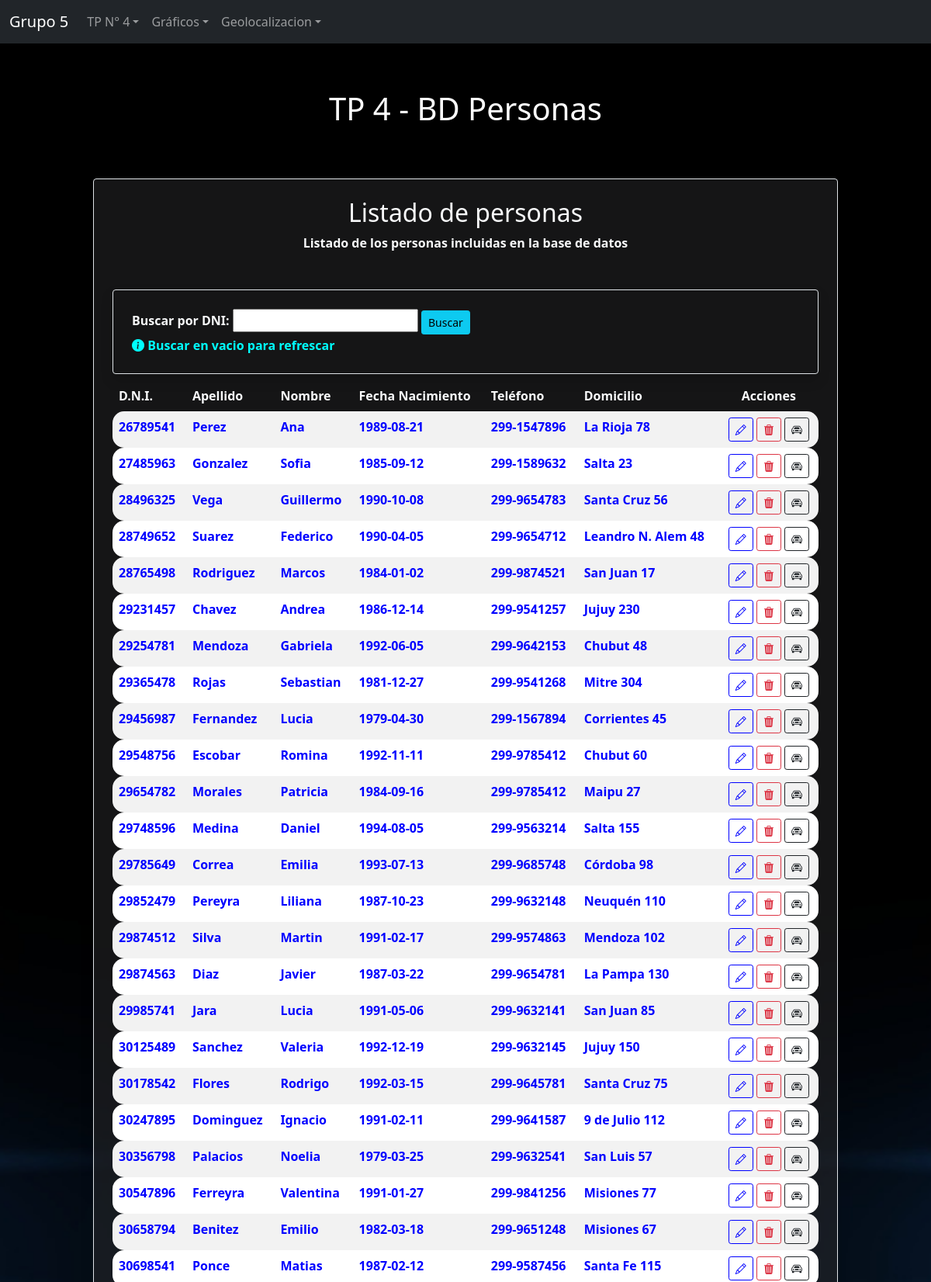
The page /Vista/persona/persona_index.php (upper part) on the database its author committed.
### tables this page shows
CREATE TABLE `persona` (
  `NroDni` varchar(10) NOT NULL,
  `Apellido` varchar(50) NOT NULL,
  `Nombre` varchar(50) NOT NULL,
  `fechaNac` date NOT NULL,
  `Telefono` varchar(20) NOT NULL,
  `Domicilio` varchar(200) NOT NULL,
  PRIMARY KEY  (`NroDni`)
);

### Util/funciones.php (called while the page is built, shortened)
<?php
spl_autoload_register(function ($class_name){
    $directorys = array(
        $GLOBALS['ROOT'].'Modelo/',
        $GLOBALS['ROOT'].'Modelo/Conector/',
        $GLOBALS['ROOT'].'Control/'
        );
});
?>

### Modelo/Persona.php (called while the page is built, shortened)
<?php
class Persona {
    private $nroDni;
    private $apellido;
    private $nombre;
    private $fechaNac;
    private $telefono;
    private $domicilio;
    public function __construct(){
        $this->nroDni="";
        $this->apellido = "";
        $this->nombre = "";
        $this->fechaNac = "";
        $this->telefono = "";
        $this->domicilio="";
    }
    public function getNroDni(){
        return $this->nroDni;
    }
    public function setNroDni($valor){
        $this->nroDni = $valor;
    }
    public function getApellido(){
        return $this->apellido;
    }
    public function setApellido($valor){
        $this->apellido = $valor;
    }
    public function getNombre(){
        return $this->nombre;
    }
    public function setNombre($valor){
        $this->nombre = $valor;
    }
    public function getFechaNac(){
        return $this->fechaNac;
    }
    public function setFechaNac($valor){
        $this->fechaNac = $valor;
    }
    public function getTelefono(){
        return $this->telefono;
    }
    public function setTelefono($valor){
        $this->telefono = $valor;
    }
    public function getDomicilio(){
        return $this->domicilio;
    }
    public function setDomiciliot($valor){
        $this->domicilio = $valor;
    }
    public static function listar($parametro=""){
        $arreglo = array();
        $base = new BaseDatos();
        $sql = "SELECT * FROM persona ";
        if ($parametro != "") {
            $sql .= " WHERE " .$parametro;
        }
        $res = $base->Ejecutar($sql);
        if($res > -1){
            if($res > 0){
                while ($row = $base->Registro()){
                    $obj = new Persona();
                    $obj->setear($row['NroDni'], $row['Apellido'], $row['Nombre'], $row['fechaNac'], $row['Telefono'], $row['Domicilio']);
                    array_push($arreglo, $obj);
                }
            }
        }else{
            self::setmensajeoperacion("Persona->listar: ".$base->getError());
        }
        return $arreglo;
    }
}
?>

### Modelo/Conector/BaseDatos.php (called while the page is built, shortened)
<?php
class BaseDatos extends PDO {
  	private $indice;
  	private $resultado;
    public function __construct(){
        $this->indice =0;
    }
    public function setSQL($e){
        return "\n".$this->sql = $e;
    }
    public function Ejecutar($sql){
        if ( stristr($sql,"select")){
            $resp =  $this->EjecutarSelect($sql);
        }
        return $resp;
   }
   private function EjecutarSelect($sql){
       $cant = -1;
       $resultado=parent::query($sql);
       if(!$resultado){
           $this->analizarDebug();
       }else {
          $arregloResult = $resultado->fetchAll();
          $cant = count($arregloResult);
       }
       return $cant;
   }
   public function Registro() {
       $filaActual = false;
       $indiceActual = $this->getIndice();
       if ($indiceActual>=0) {
           $filas = $this->getResultado();
           if($indiceActual<count($filas)){
               $filaActual =  $filas[$indiceActual];
           }else {
               $this->setIndice(-1);
           }
       }
       return $filaActual;
   }
   private function setIndice ($valor){
       $this->indice = $valor;
   }
   private function getIndice (){
       return $this->indice;
   }
   private function setResultado($valor){
       $this->resultado = $valor;
   }
   private function getResultado(){
      return $this->resultado;
   }
}

### Control/AbmPersona.php (called while the page is built, shortened)
<?php
class AbmPersona{
    public function buscar($param){
        $where = " true ";
        $arreglo = Persona::listar($where);
        return $arreglo;
    }
}
?>

### Vista/persona/persona_index.php (the view, shortened to what this page needs)
<?php
    $titulo = "TP 4 - BD Personas";
    include_once '../Estructura/header.php';
    $objAbmPersona = new AbmPersona();
    $listaPersona = $objAbmPersona->buscar(null);
?>
<div class="divtitulo">
    <h1><?php echo $titulo;?></h1>
</div>
<div class="container_persona mt-5 p-4 border rounded shadow text-light">
  <div class="text-center mb-4">
    <h2>Listado de personas</h2>
    <p>Listado de los personas incluidas en la base de datos</p>
  </div>
  <div class="mb-2">
    <form action="persona_index.php" method="post" class="container mt-5 p-4 border rounded shadow" novalidate>
        <label for="buscar" class="form-label fw-bold">Buscar por DNI:</label>
        <input name="NroDni" id="NroDni" type="text" pattern="[0-9]{0,8}" >
        <input type="submit" name="buscar" id="buscar" class="btn btn-info btn-sm" role="button" value="Buscar">
        <div class="text-important"><i class="bi bi-info-circle-fill"></i> Buscar en vacio para refrescar</div>
    </form>
  </div>
  <table class="table table-hover table-striped ">
    <thead>
      <tr class="text-light mb-4">
        <th>D.N.I.</th>
        <th>Apellido</th>
        <th>Nombre</th>
        <th>Fecha Nacimiento</th>
        <th>Teléfono</th>
        <th>Domicilio</th>
        <th class="text-center">Acciones</th>
      </tr>
    </thead>
    <tbody>
    <?php
        if( count($listaPersona) > 0){
            foreach ($listaPersona as $objPersona) {
                echo '<tr><td>'.$objPersona->getNroDni().'</td>';
                echo '<td>'.$objPersona->getApellido().'</td>';
                echo '<td>'.$objPersona->getNombre().'</td>';
                echo '<td>'.$objPersona->getFechaNac().'</td>';
                echo '<td>'.$objPersona->getTelefono().'</td>';
                echo '<td>'.$objPersona->getDomicilio().'</td>';
                echo '<td class="text-center"><a href="persona_editar.php?NroDni='.$objPersona->getNroDni().'" class="btn btn-color btn-sm" role="button"><i class="bi bi-pencil"></i></a>  ';
                echo '<a href="persona_accion.php?accion=borrar&NroDni='.$objPersona->getNroDni().'" class="btn btn-outline-danger btn-sm" role="button"><i class="bi bi-trash3-fill"></i></a>   ';
                echo '<a href="../auto/autos_persona.php?NroDni='.$objPersona->getNroDni().'" class="btn btn-outline-dark btn-sm" role="button"><i class="bi bi-car-front"></i></a></td></tr>';
              }
        }
    ?>
    </tbody>
  </table>
  <br><br>
  <br><br>
  <br><br>
</div>
<?php include_once '../Estructura/footer.php'; ?>

### Vista/css/estilos.css (style rules this page uses)
body { padding-bottom: 100px; background-image: url(../../Archivos/flechas.jpg); background-size: cover; background-repeat: no-repeat; background-position: center; }
.text-important { color:aqua; }
.container_auto, .container_persona { color: white; font-weight: bold; margin-top: 5px; width: 80%; margin-left: 10%; padding: 5px; text-align: justify; background-color: rgba(42, 42, 44, 0.5); border-radius: 15px; }
.btn-color { color: blue; background-color: transparent; border: 1px solid blue; transition: background-color 0.3s, color 0.3s; }
.table-striped tbody tr td:first-child { border-top-left-radius: 15px; border-bottom-left-radius: 15px; overflow: hidden; }
.table-striped tbody tr td:last-child { border-top-right-radius: 15px; border-bottom-right-radius: 15px; overflow: hidden; }
.table-striped { border-collapse: separate; border-spacing: 0; }
.table-striped td { border: none; }
.table-striped th { border: none; }
.table-striped tbody tr { color: blue; }
.table-striped tbody tr:nth-of-type(odd) { background-color: white; color: blue; }
.table-striped tbody tr:nth-of-type(even) { background-color: white; color: blue; }
.divtitulo { background-color: transparent; color: white; font-weight: bold; width: 100%; margin: 0; padding: 10px; padding-top: 5%; text-align: center; box-sizing: border-box; }

### rows shown on the page
persona: NroDni "26789541", Apellido "Perez", Nombre "Ana", fechaNac "1989-08-21", Telefono "299-1547896", Domicilio "La Rioja 78"
persona: NroDni "27485963", Apellido "Gonzalez", Nombre "Sofia", fechaNac "1985-09-12", Telefono "299-1589632", Domicilio "Salta 23"
persona: NroDni "28496325", Apellido "Vega", Nombre "Guillermo", fechaNac "1990-10-08", Telefono "299-9654783", Domicilio "Santa Cruz 56"
persona: NroDni "28749652", Apellido "Suarez", Nombre "Federico", fechaNac "1990-04-05", Telefono "299-9654712", Domicilio "Leandro N. Alem 48"
persona: NroDni "28765498", Apellido "Rodriguez", Nombre "Marcos", fechaNac "1984-01-02", Telefono "299-9874521", Domicilio "San Juan 17"
persona: NroDni "29231457", Apellido "Chavez", Nombre "Andrea", fechaNac "1986-12-14", Telefono "299-9541257", Domicilio "Jujuy 230"
persona: NroDni "29254781", Apellido "Mendoza", Nombre "Gabriela", fechaNac "1992-06-05", Telefono "299-9642153", Domicilio "Chubut 48"
persona: NroDni "29365478", Apellido "Rojas", Nombre "Sebastian", fechaNac "1981-12-27", Telefono "299-9541268", Domicilio "Mitre 304"
persona: NroDni "29456987", Apellido "Fernandez", Nombre "Lucia", fechaNac "1979-04-30", Telefono "299-1567894", Domicilio "Corrientes 45"
persona: NroDni "29548756", Apellido "Escobar", Nombre "Romina", fechaNac "1992-11-11", Telefono "299-9785412", Domicilio "Chubut 60"
persona: NroDni "29654782", Apellido "Morales", Nombre "Patricia", fechaNac "1984-09-16", Telefono "299-9785412", Domicilio "Maipu 27"
persona: NroDni "29748596", Apellido "Medina", Nombre "Daniel", fechaNac "1994-08-05", Telefono "299-9563214", Domicilio "Salta 155"
persona: NroDni "29785649", Apellido "Correa", Nombre "Emilia", fechaNac "1993-07-13", Telefono "299-9685748", Domicilio "Córdoba 98"
persona: NroDni "29852479", Apellido "Pereyra", Nombre "Liliana", fechaNac "1987-10-23", Telefono "299-9632148", Domicilio "Neuquén 110"
persona: NroDni "29874512", Apellido "Silva", Nombre "Martin", fechaNac "1991-02-17", Telefono "299-9574863", Domicilio "Mendoza 102"
persona: NroDni "29874563", Apellido "Diaz", Nombre "Javier", fechaNac "1987-03-22", Telefono "299-9654781", Domicilio "La Pampa 130"
persona: NroDni "29985741", Apellido "Jara", Nombre "Lucia", fechaNac "1991-05-06", Telefono "299-9632141", Domicilio "San Juan 85"
persona: NroDni "30125489", Apellido "Sanchez", Nombre "Valeria", fechaNac "1992-12-19", Telefono "299-9632145", Domicilio "Jujuy 150"
persona: NroDni "30178542", Apellido "Flores", Nombre "Rodrigo", fechaNac "1992-03-15", Telefono "299-9645781", Domicilio "Santa Cruz 75"
persona: NroDni "30247895", Apellido "Dominguez", Nombre "Ignacio", fechaNac "1991-02-11", Telefono "299-9641587", Domicilio "9 de Julio 112"
persona: NroDni "30356798", Apellido "Palacios", Nombre "Noelia", fechaNac "1979-03-25", Telefono "299-9632541", Domicilio "San Luis 57"
persona: NroDni "30547896", Apellido "Ferreyra", Nombre "Valentina", fechaNac "1991-01-27", Telefono "299-9841256", Domicilio "Misiones 77"
persona: NroDni "30658794", Apellido "Benitez", Nombre "Emilio", fechaNac "1982-03-18", Telefono "299-9651248", Domicilio "Misiones 67"
persona: NroDni "30698541", Apellido "Ponce", Nombre "Matias", fechaNac "1987-02-12", Telefono "299-9587456", Domicilio "Santa Fe 115"

### other values the page prints
$titulo "TP 4 - BD Personas"
